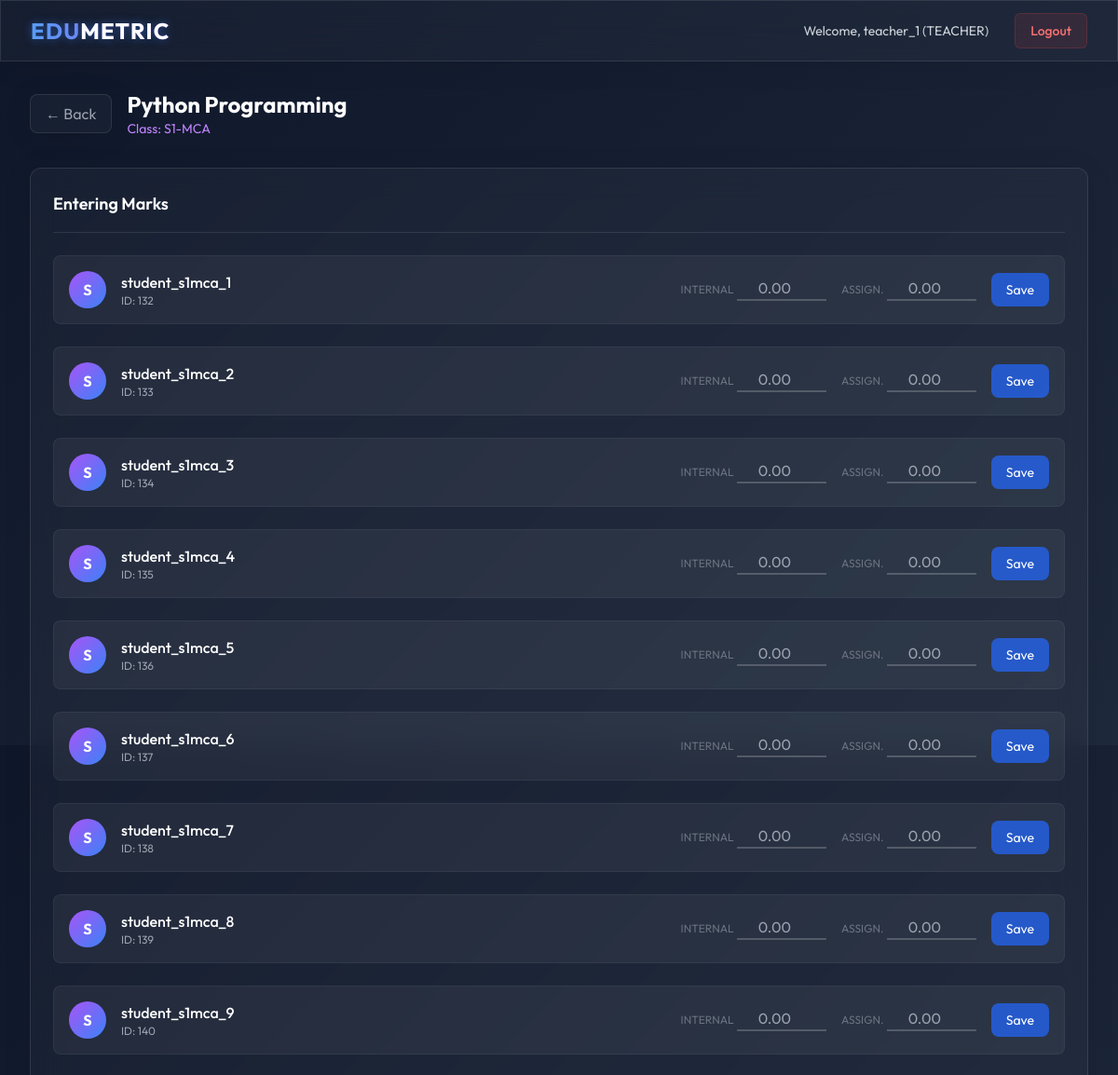
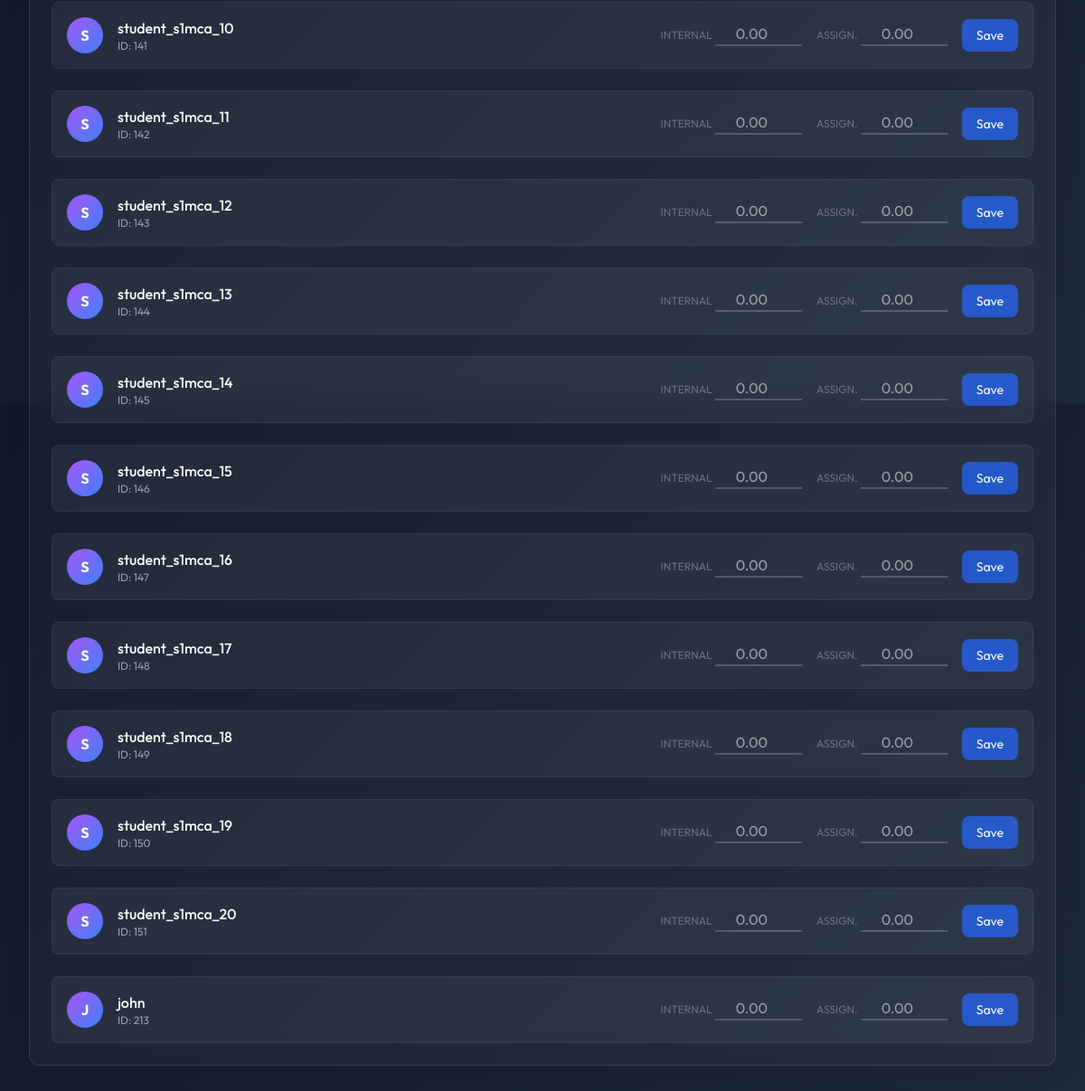
Screenshot of /manage-marks/8/ (signed in) with the database file from the repository (2 pictures, top to bottom).
### core/models.py (models this page shows, shortened)
class User(AbstractUser):
    class Role(models.TextChoices):
        ADMIN = "ADMIN", "Admin"
        STAFF = "DEPT_STAFF", "Department Staff"
        TEACHER = "TEACHER", "Teacher"
        STUDENT = "STUDENT", "Student"
    role = models.CharField(max_length=20, choices=Role.choices, default=Role.STUDENT)
    department = models.ForeignKey(Department, on_delete=models.SET_NULL, null=True, blank=True)
    class_section = models.ForeignKey(ClassSection, on_delete=models.SET_NULL, null=True, blank=True)
    phone = models.CharField(max_length=15, blank=True, null=True)
    profile_pic = models.ImageField(upload_to="profiles/", blank=True, null=True)

class Allocation(models.Model):
    teacher = models.ForeignKey(User, on_delete=models.CASCADE, limit_choices_to={'role': User.Role.TEACHER})
    subject = models.ForeignKey(Subject, on_delete=models.CASCADE)
    class_section = models.ForeignKey(ClassSection, on_delete=models.CASCADE)
    class Meta:
        unique_together = ('teacher', 'subject', 'class_section')

class Subject(models.Model):
    name = models.CharField(max_length=100)
    code = models.CharField(max_length=20, unique=True)
    class_section = models.ForeignKey(ClassSection, on_delete=models.CASCADE, null=True, blank=True)

class ClassSection(models.Model):
    name = models.CharField(max_length=50) # e.g. S5-CSE-A
    department = models.ForeignKey(Department, on_delete=models.CASCADE)

### core/views.py (the view, shortened to what this page needs)
# urls.py: path('manage-marks/<int:allocation_id>/', views.manage_marks, name='manage_marks'),
@login_required
@user_passes_test(is_teacher)
def manage_marks(request, allocation_id):
    allocation = get_object_or_404(Allocation, id=allocation_id, teacher=request.user)
    students = User.objects.filter(
        role=User.Role.STUDENT,
        class_section=allocation.class_section
    )
    for s in students:
        s.existing_record = AcademicRecord.objects.filter(
            student=s, subject=allocation.subject, teacher=request.user
        ).first()
    return render(request, 'manage_marks.html', {'allocation': allocation, 'students': students})

### core/views.py (called while the page is built)
def is_teacher(user):
    return user.role == User.Role.TEACHER

### templates/manage_marks.html (shortened to what this page needs)
{% extends 'base.html' %}
{% block content %}
<div class="space-y-8">
    <div class="flex items-center space-x-4 mb-6">
        <a href="{% url 'teacher_dashboard' %}"
            class="glass-panel px-4 py-2 rounded-lg text-gray-400 hover:text-white transition-colors">
            &larr; Back
        </a>
        <div>
            <h1 class="text-2xl font-bold text-white">{{ allocation.subject.name }}</h1>
            <p class="text-purple-400 text-sm">Class: {{ allocation.class_section.name }}</p>
        </div>
    </div>
    <div class="glass-panel p-6 rounded-xl">
        <h3 class="text-lg font-semibold mb-6 border-b border-white/10 pb-4">Entering Marks</h3>
        <div class="grid grid-cols-1 gap-6">
            {% for student in students %}
            <form method="post"
                class="flex flex-col md:flex-row md:items-center justify-between p-4 bg-white/5 rounded-lg border border-white/5 hover:border-purple-500/30 transition-all">
                <div class="flex items-center space-x-4 mb-4 md:mb-0 w-full md:w-1/3">
                    <div
                        class="h-10 w-10 rounded-full bg-gradient-to-br from-purple-500 to-blue-500 flex items-center justify-center font-bold text-white">
                        {{ student.username|slice:":1"|upper }}
                    </div>
                    <div>
                        <p class="text-white font-medium">{{ student.username }}</p>
                        <p class="text-xs text-gray-400">ID: {{ student.id }}</p>
                    </div>
                </div>
                <div class="flex space-x-4 w-full md:w-auto">
                    <div class="space-y-1">
                        <label class="text-xs text-gray-500 uppercase">Internal</label>
                        <input type="number" step="0.01" name="internal" class="glass-input w-24 text-center"
                            placeholder="0.00" required>
                    </div>
                    <div class="space-y-1">
                        <label class="text-xs text-gray-500 uppercase">Assign.</label>
                        <input type="number" step="0.01" name="assignment" class="glass-input w-24 text-center"
                            placeholder="0.00" required>
                    </div>
                    <button type="submit"
                        class="self-end px-4 py-2 bg-blue-600/80 hover:bg-blue-500 text-white text-sm rounded-lg transition-colors">
                        Save
                    </button>
                </div>
            </form>
            {% empty %}
            <p class="text-gray-500 text-center py-4">No students found in this department/class.</p>
            {% endfor %}
        </div>
    </div>
</div>
{% endblock %}

### templates/base.html (shortened to what this page needs)
<!DOCTYPE html>
<html lang="en">
<head>
    <script src="/static/tailwind.js"></script>
    <link rel="stylesheet" href="/static/dashboard_effects.css">
</head>
<body class="antialiased overflow-x-hidden">
    <nav class="w-full glass-panel z-50 fixed top-0 left-0 border-b border-white/10">
        <div class="max-w-7xl mx-auto px-4 sm:px-6 lg:px-8">
            <div class="flex items-center justify-between h-16">
                <div class="flex-shrink-0">
                    <a href="/" class="text-2xl font-bold tracking-wider text-transparent bg-clip-text bg-gradient-to-r from-blue-400 to-purple-500 neon-text">
                        EDU<span class="text-white">METRIC</span>
                    </a>
                </div>
                <div class="hidden md:block">
                    <div class="ml-10 flex items-baseline space-x-4">
                        {% if user.is_authenticated %}
                            <span class="px-3 py-2 text-sm text-gray-300">Welcome, {{ user.username }} ({{ user.role }})</span>
                            <a href="{% url 'logout' %}" class="px-4 py-2 rounded-md text-sm font-medium bg-red-500/10 hover:bg-red-500/30 text-red-400 border border-red-500/20 transition-all">Logout</a>
                        {% else %}
                            <a href="{% url 'login' %}" class="text-gray-300 hover:text-white px-3 py-2 rounded-md text-sm font-medium">Login</a>
                        {% endif %}
                    </div>
                </div>
            </div>
        </div>
    </nav>
    <main class="pt-24 pb-12 px-4 sm:px-6 lg:px-8 max-w-7xl mx-auto min-h-screen">
        {% block content %}{% endblock %}
    </main>
</body>
</html>

### templates/base.html (style rules this page uses)
body { background: linear-gradient(135deg, #0f172a 0%, #1e293b 100%); color: #ffffff; min-height: 100vh; }
.glass-panel { background: rgba(255, 255, 255, 0.03); backdrop-filter: blur(16px); -webkit-backdrop-filter: blur(16px); border: 1px solid rgba(255, 255, 255, 0.1); box-shadow: 0 4px 30px rgba(0, 0, 0, 0.1); }
.glass-input { background: transparent; border: none; border-bottom: 2px solid rgba(255, 255, 255, 0.2); color: white; transition: border-color 0.3s; }
.neon-text { text-shadow: 0 0 10px rgba(59, 130, 246, 0.5); }

### rows the page displays
User: username "teacher_1", role "TEACHER"
Allocation: subject.name "Python Programming", class_section.name "S1-MCA"
User: username "S", username "student_s1mca_1", id "132"
User: username "S", username "student_s1mca_2", id "133"
User: username "S", username "student_s1mca_3", id "134"
User: username "S", username "student_s1mca_4", id "135"
User: username "S", username "student_s1mca_5", id "136"
User: username "S", username "student_s1mca_6", id "137"
User: username "S", username "student_s1mca_7", id "138"
User: username "S", username "student_s1mca_8", id "139"
User: username "S", username "student_s1mca_9", id "140"
User: username "S", username "student_s1mca_10", id "141"
User: username "S", username "student_s1mca_11", id "142"
User: username "S", username "student_s1mca_12", id "143"
User: username "S", username "student_s1mca_13", id "144"
User: username "S", username "student_s1mca_14", id "145"
User: username "S", username "student_s1mca_15", id "146"
User: username "S", username "student_s1mca_16", id "147"
User: username "S", username "student_s1mca_17", id "148"
User: username "S", username "student_s1mca_18", id "149"
User: username "S", username "student_s1mca_19", id "150"
User: username "S", username "student_s1mca_20", id "151"
User: username "J", username "john", id "213"
